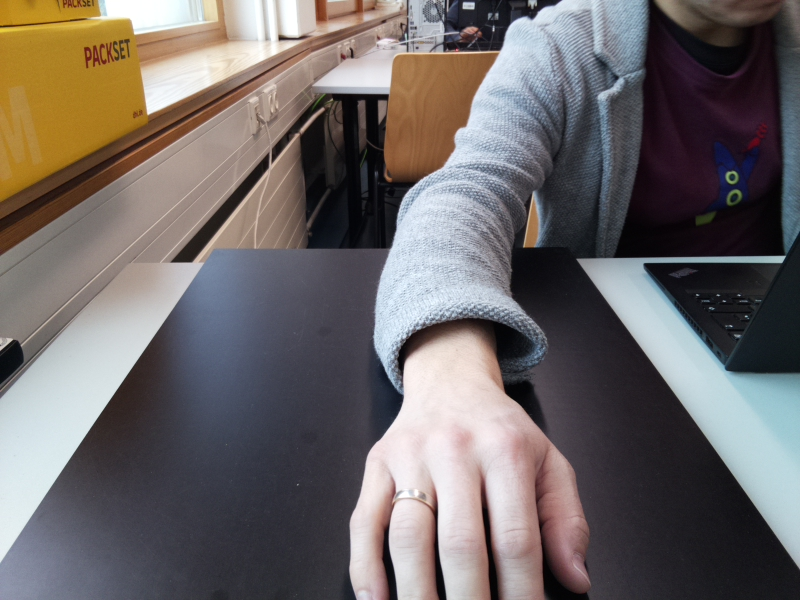
#> input picture package_pi_fotoapparat_skripte/0.png, 800 x 600 px, given in place of 0.jpg, which was not available
$ python Gelb_richtig_zaehlen.py
#> lines starting #> are read from the running program, lines starting #| are printed output that depends on the picture; after the words box and inside, x2 and y2 are one past the last pixel; in counts of white or black regions, pixels touching at a corner belong together; pictures that were not available may be replaced by others from this repository, and a replacement may not be noted
# importing libraries
import cv2
import numpy as np
from matplotlib import pyplot as plt

# reading the image data from desired directory
img = cv2.imread("0.jpg")
#> img is the input picture: shape (600, 800, 3); mean B, G, R 103.5, 104.3, 110.5
#cv2.imshow("0.jpg", img)
lower_yellow=np.array([0,104,104])
upper_yellow=np.array([224,255,255])

image_hsv=cv2.cvtColor(img, cv2.COLOR_BGR2HSV)
#> image_hsv: shape (600, 800, 3); mean H, S, V 90.1, 59.6, 118.7
mask=cv2.inRange(image_hsv, lower_yellow, upper_yellow)
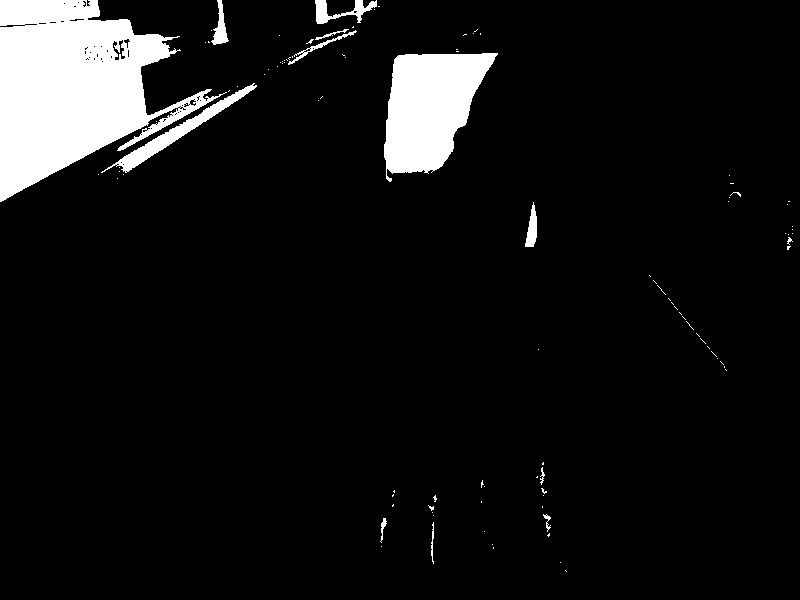
#> mask: shape (600, 800); 7.8% white; 103 white regions (90 under 20 px), largest, box (x1, y1, x2, y2) and area: (0, 0, 227, 202) 24010, (384, 53, 498, 182) 9365, (101, 83, 257, 173) 1745
# counting the number of pixels
number_of_yellow_pix0 = np.sum(mask)/255
#> number_of_yellow_pix0 = 37248
print('Number of yellow pixels:', number_of_yellow_pix0)
#| Number of yellow pixels: 37248.0
plt.subplot(121)
plt.imshow(img),plt.axis("off")
plt.subplot(122)
plt.imshow(mask),plt.axis("off")
plt.show()
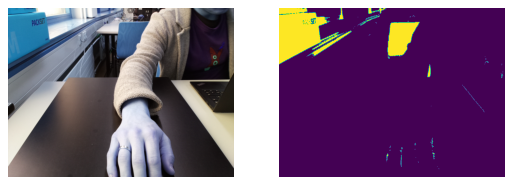
#> figure drawn by matplotlib, 2 panels; B, G, R data is drawn as R, G, B

$ run again, with package_pi_fotoapparat_skripte/1.png copied over package_pi_fotoapparat_skripte/0.png
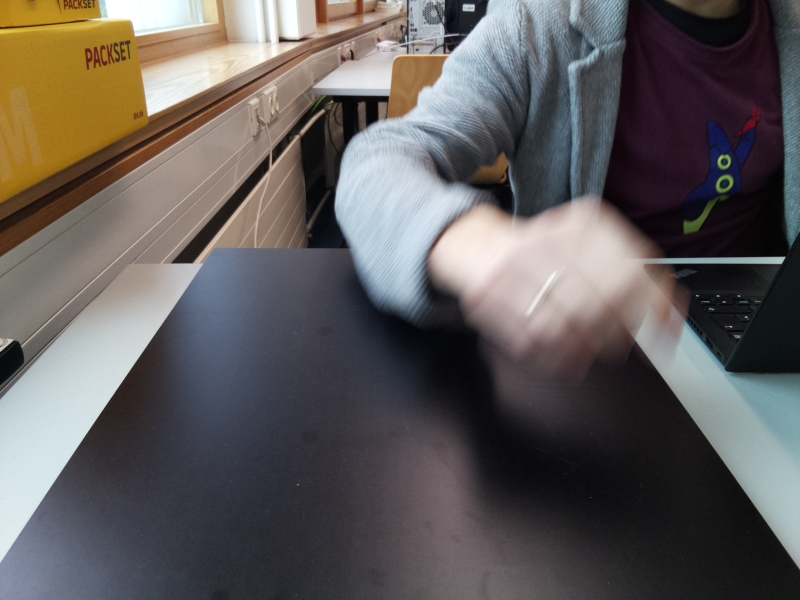
#> input picture package_pi_fotoapparat_skripte/1.png, 800 x 600 px, given in place of 0.jpg, which was not available
#> img is the input picture: shape (600, 800, 3); mean B, G, R 91.3, 92.5, 97.1
#> image_hsv: shape (600, 800, 3); mean H, S, V 90.5, 57.6, 104.6
#> `mask=cv2.inRange(image_hsv, lower_yellow, upper_yellow)`:
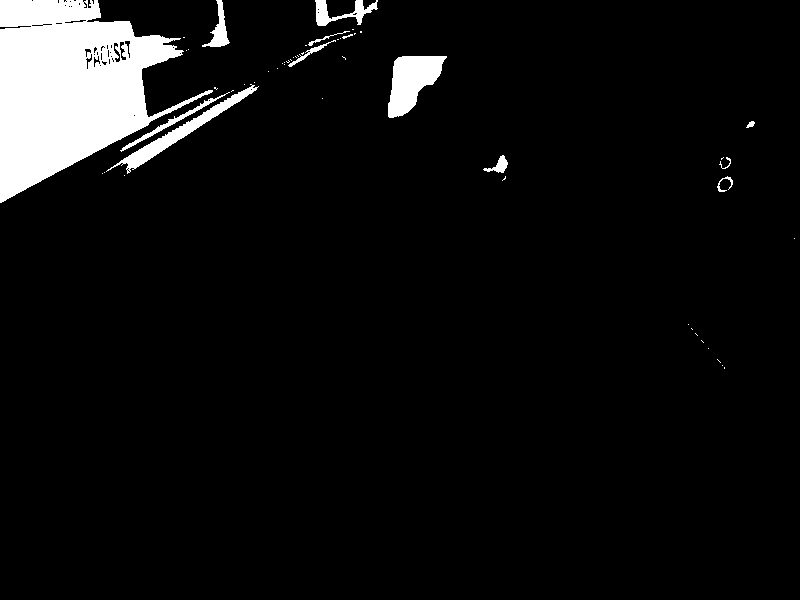
#> mask: shape (600, 800); 6.1% white; 53 white regions (40 under 20 px), largest, box (x1, y1, x2, y2) and area: (0, 0, 213, 203) 23361, (388, 56, 447, 118) 2180, (106, 84, 259, 174) 1666
#> number_of_yellow_pix0 = 29503
#| Number of yellow pixels: 29503.0
#> `plt.show()`:
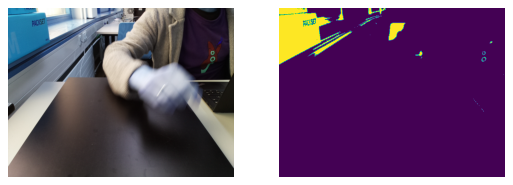
#> figure drawn by matplotlib, 2 panels; B, G, R data is drawn as R, G, B
